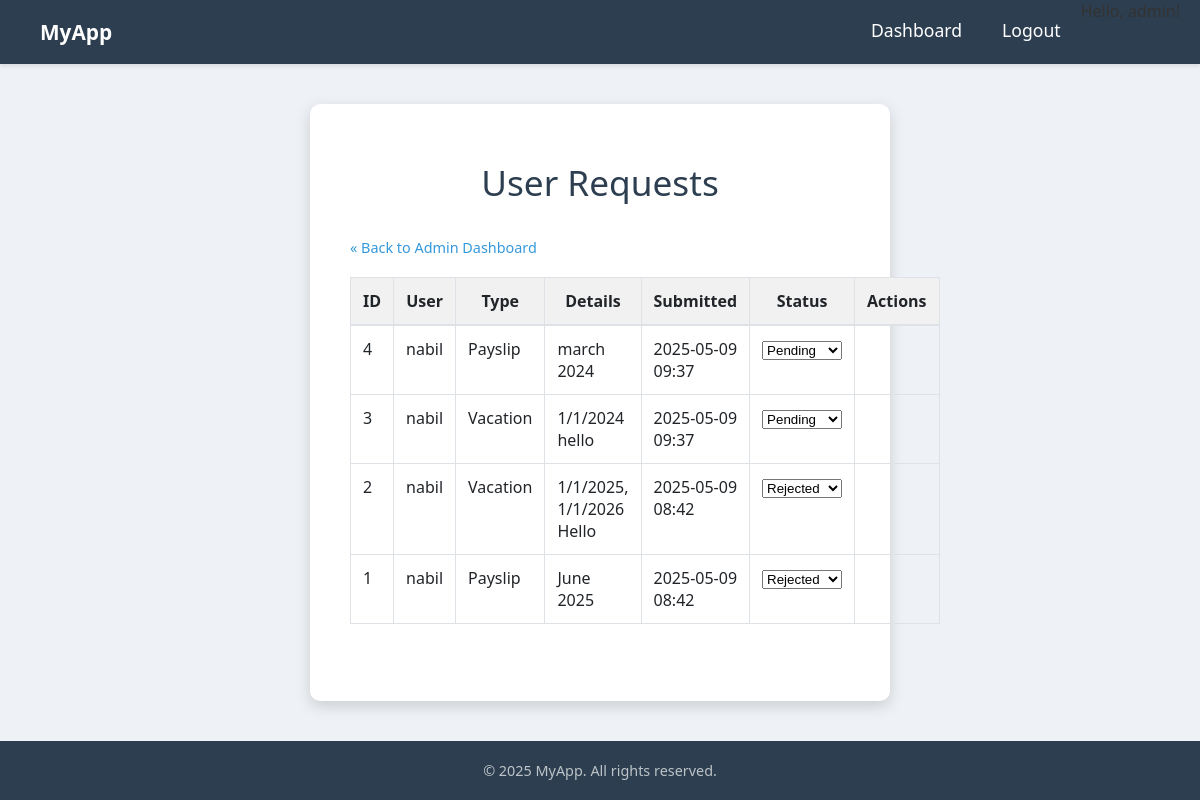
Screenshot of /admin/requests (signed in) with the database file from the repository.
### tables this page shows
CREATE TABLE requests (
    id INTEGER PRIMARY KEY AUTOINCREMENT,
    user_id INTEGER NOT NULL,
    request_type TEXT NOT NULL, -- 'payslip', 'vacation'
    details TEXT, -- e.g., month for payslip, dates for vacation
    status TEXT NOT NULL DEFAULT 'pending', -- pending, approved, rejected
    submitted_at DATETIME DEFAULT CURRENT_TIMESTAMP,
    admin_notes TEXT,
    FOREIGN KEY (user_id) REFERENCES users (id)
);

CREATE TABLE users (
    id INTEGER PRIMARY KEY AUTOINCREMENT,
    username TEXT UNIQUE NOT NULL,
    password_hash TEXT NOT NULL,
    is_admin BOOLEAN NOT NULL DEFAULT 0 -- 0 for False, 1 for True
);

### app.py (the view)
@app.route('/admin/requests')
@login_required
@admin_required
def admin_view_requests():
    db = get_db()
    requests_raw = db.execute('''
        SELECT r.id, r.request_type, r.details, r.status, r.submitted_at, r.admin_notes, u.username as user_username
        FROM requests r
        JOIN users u ON r.user_id = u.id
        ORDER BY r.status = 'pending' DESC, r.submitted_at DESC
    ''').fetchall()
    requests_processed = []
    for req_row in requests_raw:
        req_dict = dict(req_row)
        try:
            if isinstance(req_dict['submitted_at'], str):
                dt_obj = datetime.strptime(req_dict['submitted_at'], '%Y-%m-%d %H:%M:%S.%f')
            elif isinstance(req_dict['submitted_at'], datetime):
                dt_obj = req_dict['submitted_at']
            else:
                dt_obj = None
        except ValueError:
            try:
                if isinstance(req_dict['submitted_at'], str):
                    dt_obj = datetime.strptime(req_dict['submitted_at'], '%Y-%m-%d %H:%M:%S')
                else:
                    dt_obj = req_dict['submitted_at']
            except ValueError as e:
                app.logger.error(f"Error parsing submitted_at string '{req_dict['submitted_at']}': {e}")
                dt_obj = None
        req_dict['submitted_at'] = dt_obj
        requests_processed.append(req_dict)
    return render_template('admin_view_requests.html', requests=requests_processed)

### app.py (called while the page is built)
def get_db():
    if 'db' not in g:
        try:
            os.makedirs(app.instance_path)
        except OSError:
            pass
        g.db = sqlite3.connect(
            app.config['DATABASE'],
            detect_types=sqlite3.PARSE_DECLTYPES
        )
        g.db.row_factory = sqlite3.Row
    return g.db

def convert_datetime_iso(val):
    try:
        return datetime.fromisoformat(val.decode())
    except (ValueError, AttributeError):
        try: # Try common SQLite format if fromisoformat fails
            return datetime.strptime(val.decode(), "%Y-%m-%d %H:%M:%S.%f")
        except (ValueError, AttributeError):
            try:
                return datetime.strptime(val.decode(), "%Y-%m-%d %H:%M:%S")
            except (ValueError, AttributeError):
                return None # Or raise an error, or return the original string

def login_required(view):
    @wraps(view)
    def wrapped_view(**kwargs):
        if g.user is None:
            flash('Please log in to access this page.', 'error')
            return redirect(url_for('login', next=request.url))
        return view(**kwargs)
    return wrapped_view

def admin_required(view):
    @wraps(view)
    def wrapped_view(**kwargs):
        if not g.user or not g.user['is_admin']:
            flash('You do not have permission to access this page.', 'error')
            return redirect(url_for('dashboard'))
        return view(**kwargs)
    return wrapped_view

@app.before_request
def load_logged_in_user():
    user_id = session.get('user_id')
    g.user = None
    if user_id is not None:
        db = get_db()
        g.user = db.execute('SELECT id, username, is_admin FROM users WHERE id = ?', (user_id,)).fetchone()

@app.context_processor
def inject_now():
    return {'now': datetime.utcnow()}

### templates/admin_view_requests.html (shortened to what this page needs)
{% extends 'base.html' %}
{% block content %}
<h1 class="page-title">User Requests</h1>
<a href="{{ url_for('dashboard') }}" class="subtle-link" style="margin-bottom:20px; display:inline-block;">« Back to Admin Dashboard</a>
{% if requests %}
    <table class="table">
        <thead>
            <tr>
                <th>ID</th>
                <th>User</th>
                <th>Type</th>
                <th>Details</th>
                <th>Submitted</th>
                <th>Status</th>
                <th>Actions</th>
            </tr>
        </thead>
        <tbody>
        {% for req in requests %}
            <tr>
                <td>{{ req.id }}</td>
                <td>{{ req.user_username }}</td>
                <td>{{ req.request_type|capitalize }}</td>
                <td style="white-space: pre-wrap; max-width: 300px;">{{ req.details }}</td>
                <td>{{ req.submitted_at.strftime('%Y-%m-%d %H:%M') }}</td>
                <td>
                    <form method="post" action="{{ url_for('admin_update_request_status', request_id=req.id) }}">
                        <select name="status" onchange="this.form.submit()">
                            <option value="pending" {{ 'selected' if req.status == 'pending' }}>Pending</option>
                            <option value="rejected" {{ 'selected' if req.status == 'rejected' }}>Rejected</option>
                        </select>
                    </form>
                </td>
                <td>
                </td>
            </tr>
        {% endfor %}
        </tbody>
    </table>
{% else %}
    <p>No user requests found.</p>
{% endif %}
{% endblock %}

### templates/base.html (shortened to what this page needs)
<!doctype html>
<html lang="en">
<head>
</head>
<body>
    <div class="navbar">
        <a href="{{ url_for('index') }}" class="site-title">MyApp</a>
        <div class="right">
            {% if g.user %}
                <span>Hello, {{ g.user['username'] }}!</span>
                <a href="{{ url_for('dashboard') }}">Dashboard</a>
                <a href="{{ url_for('logout') }}">Logout</a>
            {% else %}
                <a href="{{ url_for('login') }}">Login</a>
                <a href="{{ url_for('register') }}">Register</a>
            {% endif %}
        </div>
    </div>
    <div class="container">
        {% block content %}{% endblock %}
    </div>
    <footer>
        © {{ now.year }} MyApp. All rights reserved.
    </footer>
</body>
</html>

### templates/base.html (style rules this page uses)
body { font-family: 'Segoe UI', Tahoma, Geneva, Verdana, sans-serif; margin: 0; padding: 0; background-color: #eef1f5; color: #333; display: flex; flex-direction: column; min-height: 100vh; }
.navbar { background-color: #2c3e50; overflow: hidden; padding: 0 20px; box-shadow: 0 2px 4px rgba(0,0,0,0.1); }
.navbar a { float: left; display: block; color: white; text-align: center; padding: 18px 20px; text-decoration: none; font-size: 1.1em; transition: background-color 0.3s, color 0.3s; }
.navbar .site-title { font-weight: bold; font-size: 1.3em; }
.navbar .right { float: right; }
.container { width: 100%; max-width: 500px; margin: 40px auto; background: white; padding: 30px 40px; border-radius: 10px; box-shadow: 0 5px 15px rgba(0,0,0,0.15); flex-grow: 1; }
.page-title { text-align: center; margin-bottom: 30px; color: #2c3e50; font-size: 2.2em; font-weight: 300; }
.subtle-link { color: #3498db; text-decoration: none; font-size: 0.9em; }
footer { text-align: center; padding: 20px; background-color: #2c3e50; color: #bdc3c7; margin-top: auto; font-size: 0.9em; }

### templates/admin_view_requests.html (style rules this page uses)
.table { width: 100%; margin-bottom: 1rem; color: #212529; border-collapse: collapse; }
.table th, .table td { padding: .75rem; vertical-align: top; border: 1px solid #dee2e6; }
.table thead th { vertical-align: bottom; border-bottom-width: 2px; background-color: #f1f1f1; }

### rows the page displays
requests: id "4", user_username "nabil", request_type "Payslip", details "march 2024", submitted_at "2025-05-09 09:37"
requests: id "3", user_username "nabil", request_type "Vacation", details "1/1/2024 hello", submitted_at "2025-05-09 09:37"
requests: id "2", user_username "nabil", request_type "Vacation", details "1/1/2025, 1/1/2026 Hello", submitted_at "2025-05-09 08:42"
requests: id "1", user_username "nabil", request_type "Payslip", details "June 2025", submitted_at "2025-05-09 08:42"
